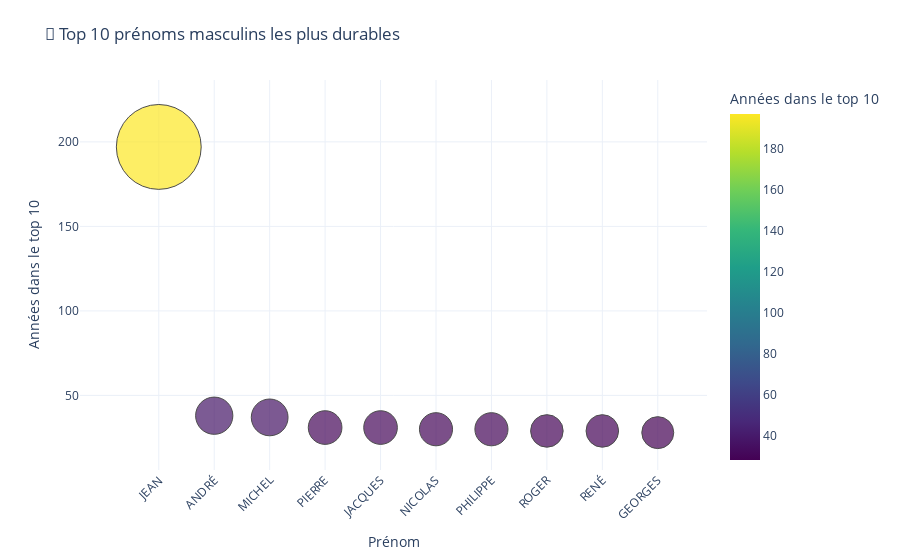
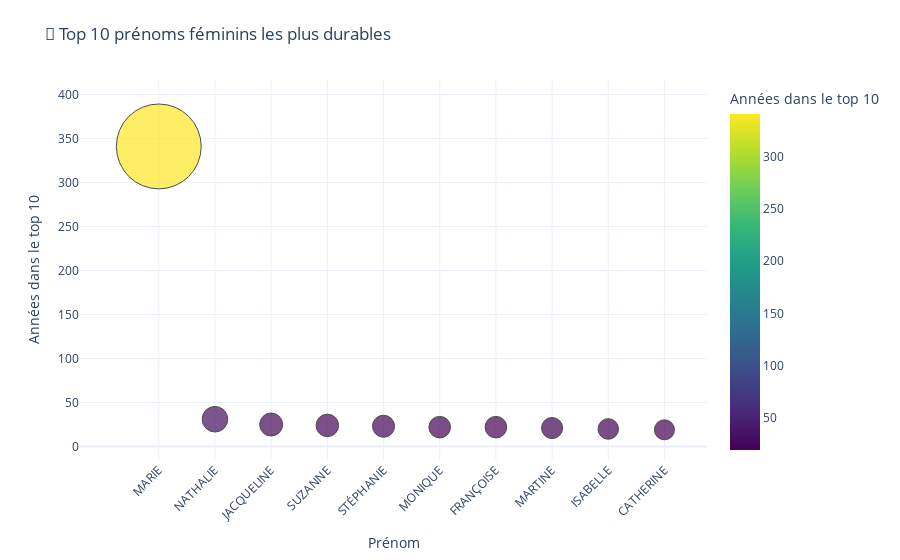

Notebook code for these charts, in order:
### Code cell
import os 
os.chdir("..")
import pandas as pd
import matplotlib.pyplot as plt

def top10_durables(df, sexe, n=10):
    df_sexe = df[df['sexe'] == sexe]
    topn = (
        df_sexe
        .groupby('annais')
        .apply(lambda g: g.nlargest(n, 'nombre'))
        .reset_index(drop=True)
    )
    counts = topn['preusuel'].value_counts().sort_values(ascending=False)
    return counts[counts.index != '_PRENOMS_RARES'].head(n)

path_datas = os.path.join('datas','dpt2020.csv')
df = pd.read_csv(path_datas, sep=';')
top10_boys  = top10_durables(df, 1)
top10_girls = top10_durables(df, 2)

import pandas as pd
import plotly.express as px

def plotly_two(top10, title):
    dfp = pd.DataFrame({'name': top10.index, 'years': top10.values})
    fig = px.scatter(
        dfp, x='name', y='years',
        size='years', size_max=60,
        color='years', color_continuous_scale='Viridis',
        template='plotly_white', title=title,
        labels={'years':"Années dans le top 10", 'name':"Prénom"}
    )
    fig.update_traces(text=dfp['name'], textposition='middle center',
                      marker_line_color='black', marker_line_width=1)
    fig.update_layout(xaxis_tickangle=-45, margin=dict(t=80, b=40))
    fig.show()

plotly_two(top10_boys,  "👶 Top 10 prénoms masculins les plus durables")
plotly_two(top10_girls, "👧 Top 10 prénoms féminins les plus durables")

### Figure 1 — Plotly figure (JSON) as saved in the notebook; plotly's stock layout.template omitted (floating-point values rounded to 4 significant figures)
{"data": [{"hovertemplate": "Prénom=%{x}<br>Années dans le top 10=%{marker.color}<extra></extra>", "legendgroup": "", "marker": {"color": [197, 38, 37, 31, 31, 30, 30, 29, 29, 28], "coloraxis": "coloraxis", "line": {"color": "black", "width": 1}, "size": [197, 38, 37, 31, 31, 30, 30, 29, 29, 28], "sizemode": "area", "sizeref": 0.05472, "symbol": "circle"}, "mode": "markers", "name": "", "orientation": "v", "showlegend": false, "text": ["JEAN", "ANDRÉ", "MICHEL", "PIERRE", "JACQUES", "NICOLAS", "PHILIPPE", "ROGER", "RENÉ", "GEORGES"], "textposition": "middle center", "type": "scatter", "x": ["JEAN", "ANDRÉ", "MICHEL", "PIERRE", "JACQUES", "NICOLAS", "PHILIPPE", "ROGER", "RENÉ", "GEORGES"], "xaxis": "x", "y": [197, 38, 37, 31, 31, 30, 30, 29, 29, 28], "yaxis": "y"}], "layout": {"coloraxis": {"colorbar": {"title": {"text": "Années dans le top 10"}}, "colorscale": [[0, "#440154"], [0.1111, "#482878"], [0.2222, "#3e4989"], [0.3333, "#31688e"], [0.4444, "#26828e"], [0.5556, "#1f9e89"], [0.6667, "#35b779"], [0.7778, "#6ece58"], [0.8889, "#b5de2b"], [1, "#fde725"]]}, "legend": {"itemsizing": "constant", "tracegroupgap": 0}, "margin": {"b": 40, "t": 80}, "title": {"text": "👶 Top 10 prénoms masculins les plus durables"}, "xaxis": {"anchor": "y", "domain": [0, 1], "tickangle": -45, "title": {"text": "Prénom"}}, "yaxis": {"anchor": "x", "domain": [0, 1], "title": {"text": "Années dans le top 10"}}}}

### Figure 2 — Plotly figure (JSON) as saved in the notebook; plotly's stock layout.template omitted (floating-point values rounded to 4 significant figures)
{"data": [{"hovertemplate": "Prénom=%{x}<br>Années dans le top 10=%{marker.color}<extra></extra>", "legendgroup": "", "marker": {"color": [341, 31, 25, 24, 23, 22, 22, 21, 20, 19], "coloraxis": "coloraxis", "line": {"color": "black", "width": 1}, "size": [341, 31, 25, 24, 23, 22, 22, 21, 20, 19], "sizemode": "area", "sizeref": 0.09472, "symbol": "circle"}, "mode": "markers", "name": "", "orientation": "v", "showlegend": false, "text": ["MARIE", "NATHALIE", "JACQUELINE", "SUZANNE", "STÉPHANIE", "MONIQUE", "FRANÇOISE", "MARTINE", "ISABELLE", "CATHERINE"], "textposition": "middle center", "type": "scatter", "x": ["MARIE", "NATHALIE", "JACQUELINE", "SUZANNE", "STÉPHANIE", "MONIQUE", "FRANÇOISE", "MARTINE", "ISABELLE", "CATHERINE"], "xaxis": "x", "y": [341, 31, 25, 24, 23, 22, 22, 21, 20, 19], "yaxis": "y"}], "layout": {"coloraxis": {"colorbar": {"title": {"text": "Années dans le top 10"}}, "colorscale": [[0, "#440154"], [0.1111, "#482878"], [0.2222, "#3e4989"], [0.3333, "#31688e"], [0.4444, "#26828e"], [0.5556, "#1f9e89"], [0.6667, "#35b779"], [0.7778, "#6ece58"], [0.8889, "#b5de2b"], [1, "#fde725"]]}, "legend": {"itemsizing": "constant", "tracegroupgap": 0}, "margin": {"b": 40, "t": 80}, "title": {"text": "👧 Top 10 prénoms féminins les plus durables"}, "xaxis": {"anchor": "y", "domain": [0, 1], "tickangle": -45, "title": {"text": "Prénom"}}, "yaxis": {"anchor": "x", "domain": [0, 1], "title": {"text": "Années dans le top 10"}}}}
